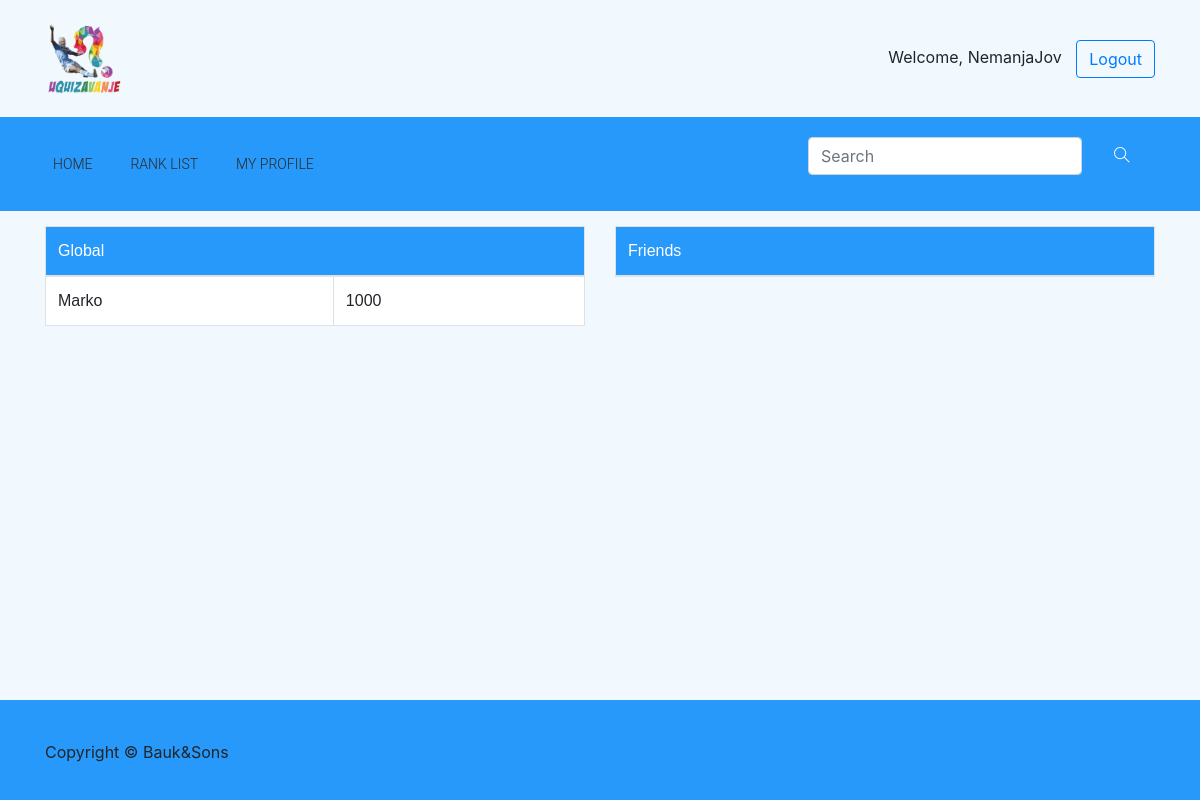
The page /rank_list (signed in) on the database its author committed.
### quiz/models.py (models this page shows, shortened)
class User(AbstractUser):
    email = models.EmailField(
        verbose_name='email address',
        max_length=255,
        unique=True,
    )
    age = models.IntegerField(null = True)
    is_active = models.BooleanField(default=True)
    is_moderator = models.BooleanField(default=False)
    wants_moderator = models.BooleanField(default = False)
    first_name = models.CharField(max_length=50)
    last_name = models.CharField( max_length=50)
    level = models.IntegerField(default = 0)
    exp = models.IntegerField(default = 0)
    picture = models.TextField(default = "quiz/default_avatar.jpg", max_length = 50, blank = True, null = True)
    ranking = models.IntegerField(default = 0)
    def __str__(self):
        temp = str(self.username) + " Level: " + str(self.level)
        if self.level >= 10:
            temp = temp + " Rating: " + str(self.ranking)
        return temp
    def moderator(self):
        return self.is_moderator
    def is_senior(self):
        return self.level >= 10
    def get_global_top_10():
        return User.objects.filter(level__gte = 10).order_by('-ranking')[:10]
    USERNAME_FIELD = 'username'
    REQUIRED_FIELDS = ['email']

### quiz/views.py (the view)
# urls.py: path('rank_list',                    views.global_rank_list,             name = 'rank_list'),
def global_rank_list(request):
    template = loader.get_template('quiz/rank_list.html')
    context = {
        'top_10_friends': Friendship.top_10_friends(request.user),
        'top_10_users': User.get_global_top_10(),
    }
    print (User.get_global_top_10())
    return HttpResponse(template.render(context, request))

### quiz/models.py (called while the page is built)
    def top_10_friends(user):
        friends =  Friendship.objects.filter(first_friend_id = user.id, accepted = True)
        friendsLvl = friends.filter(second_friend_id__level__gte = 10)
        friendsLvlId = friendsLvl.values_list('second_friend_id')
        users = User.objects.filter(id__in = friendsLvlId)
        return users.order_by('-ranking')[:10]

### quiz/templates/quiz/rank_list.html (shortened to what this page needs)
{% extends "quiz/base.html" %}
{% block content %}
<div class="container text-center">
  <div class="row d-flex justify-content-center">
    <div class="col-md-6">
      <table class="table table-bordered rank_list_table">
        <thead>
          <tr>
            <td colspan="2">Global</td>
          </tr>
        </thead>
        <tbody>
          {% for user in top_10_users %}
          <tr>
            <td>{{ user.username }}</td>
            <td>{{ user.ranking }}</td>
          </tr>
          {% endfor %}
        </tbody>
      </table>
    </div>
    {% if user.is_authenticated %}
    <div class="col-md-6">
      <table class="table table-bordered rank_list_table">
        <thead>
          <tr>
            <td colspan="2">Friends</td>
          </tr>
        </thead>
      </table>
    </div>
    {% endif %}
  </div>
</div>
{% endblock content%}

### quiz/templates/quiz/base.html (shortened to what this page needs)
{% load static %}
<!doctype html>
<html lang="en">
<head>
    <link rel="stylesheet" href="{% static 'quiz/bootstrap.min.css' %}">
    <link rel="stylesheet" href="{% static 'quiz/animate.css' %}">
    <link rel="stylesheet" href="{% static 'quiz/font-awesome.min.css' %}">
    <link rel="stylesheet" href="{% static 'quiz/style.css' %}">
    <link rel="stylesheet" href="{% static 'quiz/themify-icons.css' %}">
</head>
<body>
        <div id="page_container">
            <div id="content_wrapper">
    <header class="header_area">
        <div class="sub_header">
            <div class="container">
                <div class="row align-items-center">
                    <div class="col-xs-8 col-md-8 col-xl-6">
                        <div id="logo">
                            <a href="{% url 'quiz:home' %}"><img src="{% static 'quiz/uqizavanje_logo.png' %}" alt=""
                                    title="" /></a>
                        </div>
                    </div>
                    <div class="col-xs-4 col-md-4 col-xl-6">
                        {% if user.is_authenticated %}
                        <div class="float-right" id="welcome_message">
                            Welcome, {{ user.get_username }}
                            <a href="/accounts/logout" class="btn btn-outline-primary">Logout</a>
                        </div>
                        {% endif %}
                    </div>
                </div>
            </div>
        </div>
        <div class="main_menu">
            <div class="container">
                <div class="row">
                    <div class="col-lg-12">
                        <nav class="navbar navbar-expand-lg navbar-light">
                            <div class="collapse navbar-collapse" id="navbarSupportedContent">
                                <ul class="navbar-nav mr-auto">
                                    <li class="nav-item active">
                                        <a class="nav-link active" href="{% url 'quiz:home' %}">Home</a>
                                    </li>
                                    <li class="nav-item">
                                        <a class="nav-link" href="{% url 'quiz:rank_list'%}">Rank List</a>
                                    </li>
                                    {% if user.is_authenticated %}
                                    <li class="nav-item">
                                        <a class="nav-link" href="{% url 'quiz:my_profile' value=user.id%}">My Profile</a>
                                    </li>
                                    {% endif %}
                                </ul>
                            </div>
                            <div class="header_social_icon d-none d-sm-block">
                                <ul>
                                    <li>
                                        <form action="/search_results/" method="GET" class="form-inline mr-auto">
                                            <div class="md-form my-0">
                                                <input class="form-control" name="searched_name" type="search"
                                                    placeholder="Search" aria-label="Search">
                                                <button class="btn btn-primary" type='submit' id='lupa'><i
                                                        class=" ti-search text-white ml-3"
                                                        aria-hidden="true"></i></button>
                                            </div>
                                        </form>
                                    </li>
                                </ul>
                            </div>
                        </nav>
                    </div>
                </div>
            </div>
        </div>
    </header>
    {% block content %}
    {% endblock content %}
    </div>
    <footer class="footer">
        <div class="container">
            <div class="row text-center">
                <p class="col-lg-8 col-md-12">Copyright &copy; Bauk&Sons</p>
            </div>
        </div>
    </footer>
</div>
</body>
</html>

### quiz/static/quiz/style.css (style rules this page uses)
a { text-decoration: none; -webkit-transition: 0.5s; transition: 0.5s; }
img { max-width: 100%; }
.sub_header { padding: 20px 0px; background-color: #F1F9FF; }
.sub_header img { height: 15%; width: 15%; }
.main_menu { background-color: #2699FB; }
.main_menu .navbar-light .navbar-nav .nav-link { color: #2a2a2a; font-weight: 300; font-family: "Roboto", sans-serif; }
.main_menu .header_social_icon ul li { padding-right: 13px; }
.main_menu ul li { display: inline-block; font-size: 14px; text-transform: uppercase; padding-right: 22px; }
body { background-color: #F1F9FF; }
#lupa { background-color: #2699FB; border:#2699FB; }
#welcome_message a { margin-left: 10px; }
.rank_list_table { margin-top: 15px; font-family: 'Quicksand', sans-serif; }
.rank_list_table thead tr { text-align: left; background-color: #2699FB; color: white; }
.rank_list_table tbody tr { text-align: left; background-color: white; }
.footer { background-color: #2699FB; height: 100px; position: absolute; bottom: 0; width: 100%; }
.footer p { margin-top: 40px; text-align: left; }
.main_menu .navbar { padding: 20px 0px; }
#page_container { position: relative; min-height: 100vh; }
#content_wrapper { padding-bottom: 100px; }

### rows shown on the page
User: get_username "NemanjaJov"
User: username "Marko", ranking "1000"
